Frame 1 (no input): blank canvas, image omitted
Frame 60 (the mouse pressed at the canvas centre just before this capture): blank canvas, image omitted
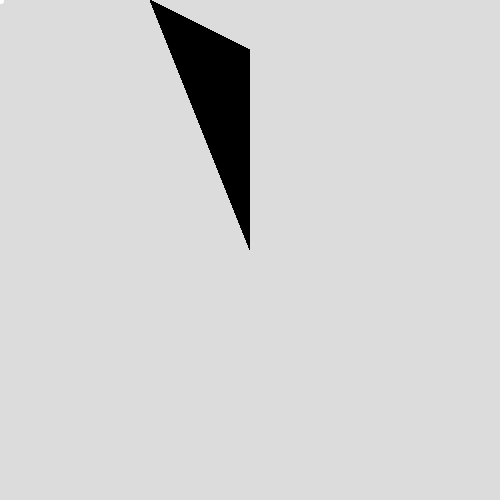
Frame 120 (the mouse held since frame 60 and released just before this capture)

The Processing sketch whose frames 1 and 60 were blank and that drew this single picture after the mouse press (run headless with seeded random() and noise(); from frame 60 on, the mouse is pressed at the canvas centre):

// Processing sketch: processing_60599
// ── processing_60599.pde

void setup(){
  size(500,500);
  smooth();
  noCursor();
  background(220);
}
 
void draw(){
   
if(mousePressed){
   
  //HARDCORE
  fill(0);
  noStroke();
  rectMode(CENTER);
  triangle(mouseX, mouseY, 250,50,150,0);
   
}
 else{
   
    
  //SOFT
  fill(255,80);
  noStroke();
  frameRate(10);   
  ellipse(mouseX, mouseY, 8,8);
}
}
